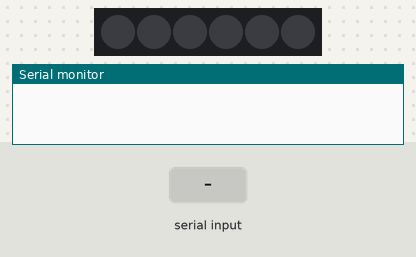
The sketch below on a simulated Arduino Uno, built with avr-gcc and run on an emulated ATmega328P. Shown: 6 RGB LEDs in strip order, left to right, the last lines printed to the serial monitor. The inputs (shaded band) are chosen by the test bench. Dim RGB values are drawn brighter than linear.

Above: at 1.2 s.
1.3 s: "1" received over Serial
At 1.7 s:
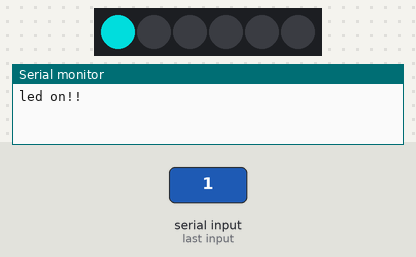
At 4.2 s:
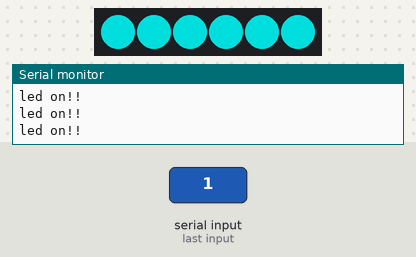
4.3 s: "0" received over Serial
At 5.5 s:
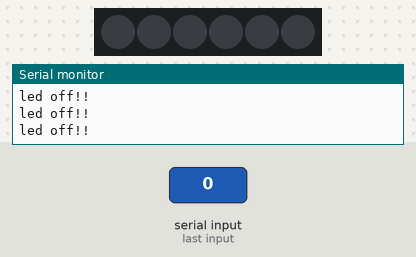
Timing chart, 0 to 7.3 s (numbered marks = the images above; inputs shaded):
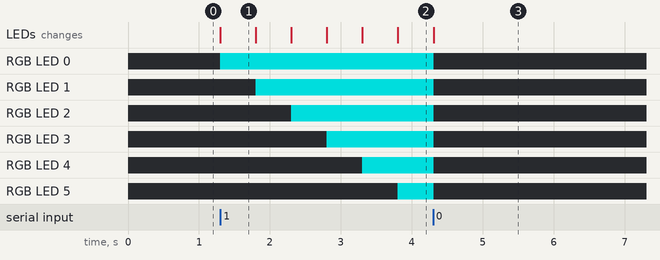

The sketch:

ledB_6___.ino
```cpp
#include <Adafruit_NeoPixel.h>
#define PIN            7
#define NUMPIXELS      6                             // 제어하고 싶은 LED 개수

Adafruit_NeoPixel pixels = Adafruit_NeoPixel(NUMPIXELS,PIN, NEO_GRB + NEO_KHZ800);

void setup() {

  pixels.begin(); // This initializes the NeoPixel library.
  Serial.begin(9600); // (9600)의 통신속도로 통신을 시작합니다.

}

void loop() {
  if(Serial.available()>0)
 {
  char a;
  a = Serial.read();
  if(a =='1')
  {
    for(int i=0;i<NUMPIXELS;i++)
    {

    pixels.setPixelColor(i, pixels.Color(0,150,150)); // Moderately bright green color.

    pixels.show(); // This sends the updated pixel color to the hardware.

    Serial.println("led on!!");
    delay(500);
  }
  }
  else if(a =='0')
  {
     for(int i=0;i<NUMPIXELS;i++)
     {
    pixels.setPixelColor(i, pixels.Color(0,0,0)); // led 6개 동시에(delay 없앴음) led off

    pixels.show(); // This sends the updated pixel color to the hardware.

    Serial.println("led off!!");
     }
  }
 }
}
```

Measured:
- after the input at 1.3 s, RGB LED 0: off → RGB(0, 150, 150) at once; RGB LED 1: off → RGB(0, 150, 150) after 0.50 s; RGB LED 2: off → RGB(0, 150, 150) after 1.0 s; RGB LED 3: off → RGB(0, 150, 150) after 1.5 s; RGB LED 4: off → RGB(0, 150, 150) after 2.0 s; the LEDs: change at once (image 1)
- after the input at 4.3 s, RGB LED 0–5: RGB(0, 150, 150) → off at once; the LEDs: change at once (image 3)
- what the display in image 1 shows lasts 0.5 s, from 1.3 s to 1.8 s
